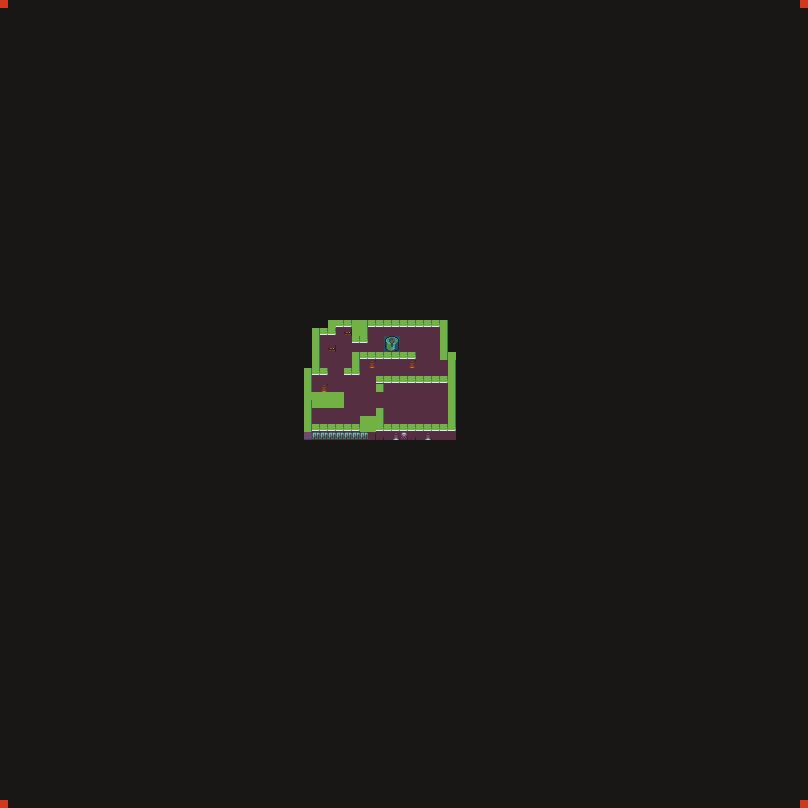

A 2D game scene composited from a Tiled map and its tileset images. What follows is a short description and the map's XML, with each tile layer's data collapsed to a summary:
An orthogonal 101x101 tile map with 8x8 px tiles, 1 tile layer (Base).

<map version="1.2" tiledversion="1.3.1" orientation="orthogonal" renderorder="right-down" compressionlevel="0" width="101" height="101" tilewidth="8" tileheight="8" infinite="0" nextlayerid="7" nextobjectid="1">
 <editorsettings>
  <export target="ship.json" format="json" />
 </editorsettings>
 <tileset firstgid="1" name="Ship" tilewidth="8" tileheight="8" tilecount="256" columns="16">
  <image source="spritesheet.png" width="128" height="128" />
  <tile id="0">
   <properties>
    <property name="collide" type="bool" value="true" />
   </properties>
  </tile>
  <tile id="1">
   <properties>
    <property name="collide" type="bool" value="true" />
   </properties>
  </tile>
  <tile id="2">
   <properties>
    <property name="collide" type="bool" value="true" />
    <property name="description" value="Looks like a wall." />
   </properties>
  </tile>
  <tile id="3">
   <properties>
    <property name="collide" type="bool" value="true" />
   </properties>
  </tile>
  <tile id="4">
   <properties>
    <property name="collide" type="bool" value="false" />
    <property name="cost" type="float" value="1" />
    <property name="description" value="It's the floor." />
   </properties>
  </tile>
  <tile id="5">
   <properties>
    <property name="collide" type="bool" value="true" />
   </properties>
  </tile>
  <tile id="6">
   <properties>
    <property name="collide" type="bool" value="true" />
   </properties>
  </tile>
  <tile id="7">
   <properties>
    <property name="collide" type="bool" value="true" />
   </properties>
  </tile>
  <tile id="8">
   <properties>
    <property name="collide" value="true" />
   </properties>
  </tile>
  <tile id="16">
   <properties>
    <property name="collide" type="bool" value="true" />
   </properties>
  </tile>
  <tile id="17">
   <properties>
    <property name="collide" type="bool" value="true" />
   </properties>
  </tile>
  <tile id="18">
   <properties>
    <property name="collide" type="bool" value="true" />
   </properties>
  </tile>
  <tile id="19">
   <properties>
    <property name="collide" type="bool" value="true" />
   </properties>
  </tile>
  <tile id="20">
   <properties>
    <property name="collide" type="bool" value="true" />
   </properties>
  </tile>
  <tile id="21">
   <properties>
    <property name="collide" type="bool" value="true" />
   </properties>
  </tile>
  <tile id="22">
   <properties>
    <property name="collide" type="bool" value="true" />
   </properties>
  </tile>
  <tile id="23">
   <properties>
    <property name="collide" type="bool" value="true" />
   </properties>
  </tile>
  <tile id="24">
   <properties>
    <property name="collide" value="true" />
   </properties>
  </tile>
  <tile id="32">
   <properties>
    <property name="collide" type="bool" value="true" />
   </properties>
  </tile>
  <tile id="33">
   <properties>
    <property name="collide" type="bool" value="true" />
   </properties>
  </tile>
  <tile id="34">
   <properties>
    <property name="collide" type="bool" value="true" />
   </properties>
  </tile>
  <tile id="35">
   <properties>
    <property name="collide" type="bool" value="true" />
   </properties>
  </tile>
  <tile id="36">
   <properties>
    <property name="collide" type="bool" value="true" />
   </properties>
  </tile>
  <tile id="37">
   <properties>
    <property name="collide" type="bool" value="true" />
   </properties>
  </tile>
  <tile id="38">
   <properties>
    <property name="collide" type="bool" value="true" />
   </properties>
  </tile>
  <tile id="39">
   <properties>
    <property name="collide" type="bool" value="true" />
   </properties>
  </tile>
  <tile id="40">
   <properties>
    <property name="collide" value="true" />
   </properties>
  </tile>
  <tile id="48">
   <properties>
    <property name="collide" type="bool" value="true" />
   </properties>
  </tile>
  <tile id="49">
   <properties>
    <property name="collide" type="bool" value="true" />
   </properties>
  </tile>
  <tile id="50">
   <properties>
    <property name="collide" type="bool" value="true" />
   </properties>
  </tile>
  <tile id="51">
   <properties>
    <property name="collide" type="bool" value="true" />
   </properties>
  </tile>
  <tile id="52">
   <properties>
    <property name="collide" type="bool" value="true" />
   </properties>
  </tile>
  <tile id="53">
   <properties>
    <property name="collide" type="bool" value="true" />
   </properties>
  </tile>
  <tile id="54">
   <properties>
    <property name="collide" type="bool" value="true" />
   </properties>
  </tile>
  <tile id="55">
   <properties>
    <property name="collide" type="bool" value="true" />
   </properties>
  </tile>
  <tile id="56">
   <properties>
    <property name="collide" value="true" />
   </properties>
  </tile>
  <tile id="64">
   <properties>
    <property name="collide" type="bool" value="true" />
   </properties>
  </tile>
  <tile id="65">
   <properties>
    <property name="collide" type="bool" value="true" />
   </properties>
  </tile>
  <tile id="66">
   <properties>
    <property name="collide" type="bool" value="true" />
   </properties>
  </tile>
  <tile id="67">
   <properties>
    <property name="collide" type="bool" value="true" />
   </properties>
  </tile>
  <tile id="68">
   <properties>
    <property name="collide" type="bool" value="true" />
   </properties>
  </tile>
  <tile id="69">
   <properties>
    <property name="collide" type="bool" value="true" />
   </properties>
  </tile>
  <tile id="70">
   <properties>
    <property name="collide" type="bool" value="true" />
   </properties>
  </tile>
  <tile id="71">
   <properties>
    <property name="collide" type="bool" value="true" />
   </properties>
  </tile>
  <tile id="72">
   <properties>
    <property name="collide" value="true" />
   </properties>
  </tile>
  <tile id="80">
   <properties>
    <property name="collide" type="bool" value="true" />
   </properties>
  </tile>
  <tile id="81">
   <properties>
    <property name="collide" type="bool" value="true" />
   </properties>
  </tile>
  <tile id="82">
   <properties>
    <property name="collide" type="bool" value="true" />
   </properties>
  </tile>
  <tile id="83">
   <properties>
    <property name="collide" type="bool" value="true" />
   </properties>
  </tile>
  <tile id="84">
   <properties>
    <property name="collide" type="bool" value="true" />
   </properties>
  </tile>
  <tile id="85">
   <properties>
    <property name="collide" type="bool" value="true" />
   </properties>
  </tile>
  <tile id="86">
   <properties>
    <property name="collide" type="bool" value="true" />
   </properties>
  </tile>
  <tile id="87">
   <properties>
    <property name="collide" type="bool" value="true" />
   </properties>
  </tile>
  <tile id="88">
   <properties>
    <property name="collide" value="true" />
   </properties>
  </tile>
  <tile id="96">
   <properties>
    <property name="collide" type="bool" value="true" />
   </properties>
  </tile>
  <tile id="97">
   <properties>
    <property name="collide" type="bool" value="true" />
   </properties>
  </tile>
  <tile id="98">
   <properties>
    <property name="collide" type="bool" value="true" />
   </properties>
  </tile>
  <tile id="99">
   <properties>
    <property name="collide" type="bool" value="true" />
   </properties>
  </tile>
  <tile id="100">
   <properties>
    <property name="collide" type="bool" value="true" />
   </properties>
  </tile>
  <tile id="101">
   <properties>
    <property name="collide" type="bool" value="true" />
   </properties>
  </tile>
  <tile id="102">
   <properties>
    <property name="collide" type="bool" value="true" />
   </properties>
  </tile>
  <tile id="103">
   <properties>
    <property name="collide" type="bool" value="true" />
   </properties>
  </tile>
  <tile id="104">
   <properties>
    <property name="collide" value="true" />
   </properties>
  </tile>
  <tile id="112">
   <properties>
    <property name="collide" type="bool" value="true" />
   </properties>
  </tile>
  <tile id="113">
   <properties>
    <property name="collide" type="bool" value="true" />
   </properties>
  </tile>
  <tile id="114">
   <properties>
    <property name="collide" type="bool" value="true" />
   </properties>
  </tile>
  <tile id="115">
   <properties>
    <property name="collide" type="bool" value="true" />
   </properties>
  </tile>
  <tile id="116">
   <properties>
    <property name="collide" type="bool" value="true" />
   </properties>
  </tile>
  <tile id="117">
   <properties>
    <property name="collide" type="bool" value="true" />
   </properties>
  </tile>
  <tile id="118">
   <properties>
    <property name="collide" type="bool" value="true" />
   </properties>
  </tile>
  <tile id="119">
   <properties>
    <property name="collide" type="bool" value="true" />
   </properties>
  </tile>
  <tile id="120">
   <properties>
    <property name="collide" value="true" />
   </properties>
  </tile>
  <tile id="128">
   <properties>
    <property name="collide" type="bool" value="true" />
   </properties>
  </tile>
  <tile id="129">
   <properties>
    <property name="collide" type="bool" value="true" />
   </properties>
  </tile>
  <tile id="130">
   <properties>
    <property name="collide" type="bool" value="true" />
   </properties>
  </tile>
  <tile id="131">
   <properties>
    <property name="collide" type="bool" value="true" />
   </properties>
  </tile>
  <tile id="132">
   <properties>
    <property name="collide" type="bool" value="true" />
   </properties>
  </tile>
  <tile id="133">
   <properties>
    <property name="collide" type="bool" value="true" />
   </properties>
  </tile>
  <tile id="134">
   <properties>
    <property name="collide" type="bool" value="true" />
   </properties>
  </tile>
  <tile id="135">
   <properties>
    <property name="collide" type="bool" value="true" />
   </properties>
  </tile>
  <tile id="136">
   <properties>
    <property name="collide" value="true" />
   </properties>
  </tile>
  <tile id="144">
   <properties>
    <property name="collide" type="bool" value="true" />
   </properties>
  </tile>
  <tile id="145">
   <properties>
    <property name="collide" type="bool" value="true" />
   </properties>
  </tile>
  <tile id="146">
   <properties>
    <property name="collide" type="bool" value="true" />
   </properties>
  </tile>
  <tile id="147">
   <properties>
    <property name="collide" type="bool" value="true" />
   </properties>
  </tile>
  <tile id="148">
   <properties>
    <property name="collide" type="bool" value="true" />
   </properties>
  </tile>
  <tile id="149">
   <properties>
    <property name="collide" type="bool" value="true" />
   </properties>
  </tile>
  <tile id="150">
   <properties>
    <property name="collide" type="bool" value="true" />
   </properties>
  </tile>
  <tile id="151">
   <properties>
    <property name="collide" type="bool" value="true" />
   </properties>
  </tile>
  <tile id="152">
   <properties>
    <property name="collide" value="true" />
   </properties>
  </tile>
  <tile id="160">
   <properties>
    <property name="collide" type="bool" value="true" />
   </properties>
  </tile>
  <tile id="161">
   <properties>
    <property name="collide" type="bool" value="true" />
   </properties>
  </tile>
  <tile id="162">
   <properties>
    <property name="collide" type="bool" value="true" />
   </properties>
  </tile>
  <tile id="163">
   <properties>
    <property name="collide" type="bool" value="true" />
   </properties>
  </tile>
  <tile id="164">
   <properties>
    <property name="collide" type="bool" value="true" />
   </properties>
  </tile>
  <tile id="165">
   <properties>
    <property name="collide" type="bool" value="true" />
   </properties>
  </tile>
  <tile id="166">
   <properties>
    <property name="collide" type="bool" value="true" />
   </properties>
  </tile>
  <tile id="167">
   <properties>
    <property name="collide" type="bool" value="true" />
   </properties>
  </tile>
  <tile id="168">
   <properties>
    <property name="collide" value="true" />
   </properties>
  </tile>
  <tile id="176">
   <properties>
    <property name="collide" type="bool" value="true" />
   </properties>
  </tile>
  <tile id="177">
   <properties>
    <property name="collide" type="bool" value="true" />
   </properties>
  </tile>
  <tile id="178">
   <properties>
    <property name="collide" type="bool" value="true" />
   </properties>
  </tile>
  <tile id="179">
   <properties>
    <property name="collide" type="bool" value="true" />
   </properties>
  </tile>
  <tile id="180">
   <properties>
    <property name="collide" type="bool" value="true" />
   </properties>
  </tile>
  <tile id="181">
   <properties>
    <property name="collide" type="bool" value="true" />
   </properties>
  </tile>
  <tile id="182">
   <properties>
    <property name="collide" type="bool" value="true" />
   </properties>
  </tile>
  <tile id="183">
   <properties>
    <property name="collide" type="bool" value="true" />
   </properties>
  </tile>
  <tile id="184">
   <properties>
    <property name="collide" value="true" />
   </properties>
  </tile>
  <tile id="192">
   <properties>
    <property name="collide" type="bool" value="true" />
   </properties>
  </tile>
  <tile id="193">
   <properties>
    <property name="collide" type="bool" value="true" />
   </properties>
  </tile>
  <tile id="194">
   <properties>
    <property name="collide" type="bool" value="true" />
   </properties>
  </tile>
  <tile id="195">
   <properties>
    <property name="collide" type="bool" value="true" />
   </properties>
  </tile>
  <tile id="196">
   <properties>
    <property name="collide" type="bool" value="true" />
   </properties>
  </tile>
  <tile id="197">
   <properties>
    <property name="collide" type="bool" value="true" />
   </properties>
  </tile>
  <tile id="198">
   <properties>
    <property name="collide" type="bool" value="true" />
   </properties>
  </tile>
  <tile id="199">
   <properties>
    <property name="collide" type="bool" value="true" />
   </properties>
  </tile>
  <tile id="200">
   <properties>
    <property name="collide" value="true" />
   </properties>
  </tile>
  <tile id="208">
   <properties>
    <property name="collide" type="bool" value="true" />
   </properties>
  </tile>
  <tile id="209">
   <properties>
    <property name="collide" type="bool" value="true" />
   </properties>
  </tile>
  <tile id="210">
   <properties>
    <property name="collide" type="bool" value="true" />
   </properties>
  </tile>
  <tile id="211">
   <properties>
    <property name="collide" type="bool" value="true" />
   </properties>
  </tile>
  <tile id="212">
   <properties>
    <property name="collide" type="bool" value="true" />
   </properties>
  </tile>
  <tile id="213">
   <properties>
    <property name="collide" type="bool" value="true" />
   </properties>
  </tile>
  <tile id="214">
   <properties>
    <property name="collide" type="bool" value="true" />
   </properties>
  </tile>
  <tile id="215">
   <properties>
    <property name="collide" type="bool" value="true" />
   </properties>
  </tile>
  <tile id="216">
   <properties>
    <property name="collide" value="true" />
   </properties>
  </tile>
  <tile id="224">
   <properties>
    <property name="collide" type="bool" value="true" />
   </properties>
  </tile>
  <tile id="225">
   <properties>
    <property name="collide" type="bool" value="true" />
   </properties>
  </tile>
  <tile id="226">
   <properties>
    <property name="collide" type="bool" value="true" />
   </properties>
  </tile>
  <tile id="227">
   <properties>
    <property name="collide" type="bool" value="true" />
   </properties>
  </tile>
  <tile id="228">
   <properties>
    <property name="collide" type="bool" value="true" />
   </properties>
  </tile>
  <tile id="229">
   <properties>
    <property name="collide" type="bool" value="true" />
   </properties>
  </tile>
  <tile id="230">
   <properties>
    <property name="collide" type="bool" value="true" />
   </properties>
  </tile>
  <tile id="231">
   <properties>
    <property name="collide" type="bool" value="true" />
   </properties>
  </tile>
  <tile id="232">
   <properties>
    <property name="collide" value="true" />
   </properties>
  </tile>
 </tileset>
 <layer id="1" name="Base" width="101" height="101">
  <data>[10201 cells, 10201 non-empty, 18 distinct tile ids]</data>
 </layer>
</map>
